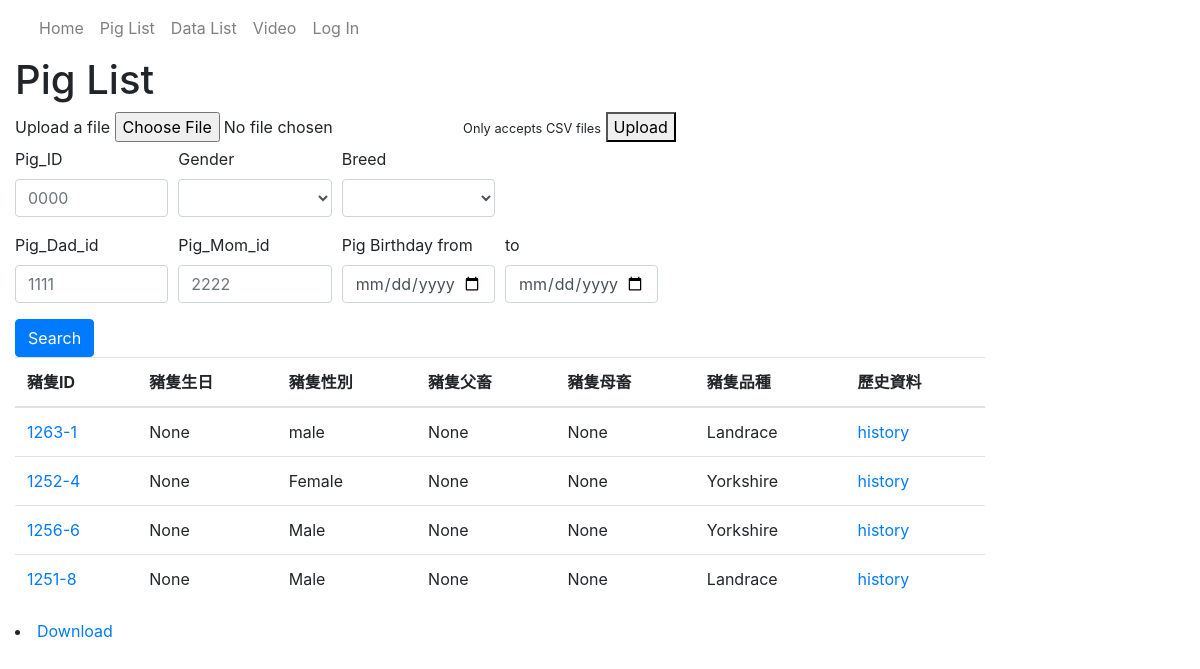
Page /catalog/pigs/ on the earlier database version.
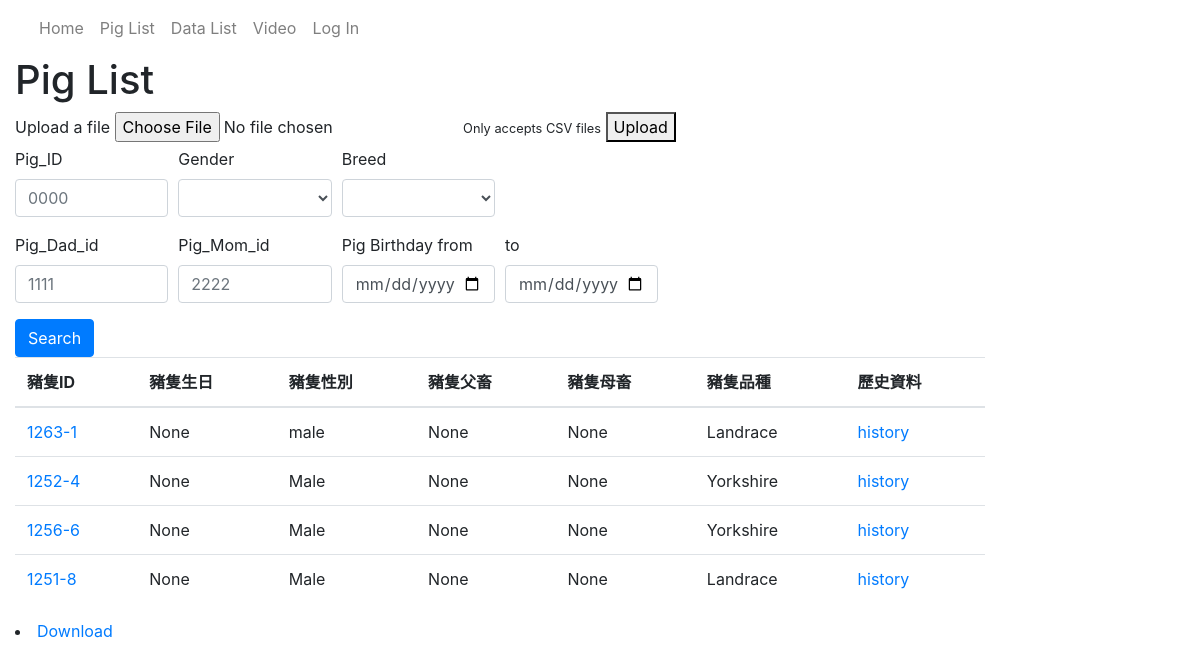
Same page on the later database version.
### catalog/models.py (models this page shows, shortened)
class Pig(models.Model):
    pig_id = models.CharField(max_length=8,primary_key=True, help_text='Input birth year(XX) + ear tag')
    birth = models.DateField(null=True, blank=True)
    gender = models.CharField(max_length=100,null=True, blank=True)
    dad_id = models.CharField(max_length=100,null=True, blank=True)
    mom_id = models.CharField(max_length=100,null=True, blank=True)
    breed = models.CharField(max_length=10, help_text='Pig\'s breed')

### catalog/views.py (the view)
# urls.py: path('pigs/', views.PigListView, name='pigs'),
def PigListView(request):
    model = Pig
    fields = ['pig_id', 'birth', 'gender', 'dad_id', 'mom_id', 'breed']
    model_history = Pig_history
    template = 'pig_list.html'
    if request.method == 'GET':
        qs = listfilter(request,model,fields)
        context = {'list':qs}
        return render(request,template,context)
    elif request.method == 'POST':
        upload_csv(request, model, fields, model_history)
        qs = listfilter(request,model,fields)
        context = {'list':qs}
        return render(request,template,context)

### catalog/views.py (called while the page is built)
def is_valid_queryparam(param):
    return (param != '' and param is not None)

def listfilter(request, model, fields):
    global qs
    qs = model.objects.all()
    for field in fields:
        param = request.GET.get(field)
        if is_valid_queryparam(param):
            qs = qs.filter(**{field:param})
        else:
            param_up_down = ['_min', '_max']
            field_up_down = ['__gte', '__lt']
            for i in range(2):
                param_range = str(field) + str(param_up_down[i])
                field_range = str(field) + str(field_up_down[i])
                param = request.GET.get(param_range)
                if is_valid_queryparam(param):
                    qs = qs.filter(**{field_range:param})
    return qs

### catalog/templates/pig_list.html (shortened to what this page needs)
{% extends "base_generic.html" %}
{% block content %}
	<h1>Pig List</h1>
	<form action="" method="POST" enctype="multipart/form-data">
		<label for="file1"> Upload a file</label>
		<input type="file" id="file1" name="files">
		<small>Only accepts CSV files</small>
		<button type="submit">Upload</button>
	</form>
	<form method="GET" action="." >
		<div class="form-row">
			<div class="form-group col-md-2">
				<label for="inputpig_id">Pig_ID</label>
				<input type="text" class="form-control" id="inputpig_id" placeholder="0000" name="pig_id">
			</div>
			<div class="form-group col-md-2">
				<label for="intputpig_gender">Gender</label>
				<select id="intputpig_gender" class="form-control" name="gender">
					<option selected></option>
					<option>Male</option>
				</select>
			</div>
			<div class="form-group col-md-2">
				<label for="intputpig_breed">Breed</label>
				<select id="intputpig_breed" class="form-control" name="breed">
					<option selected></option>
					<option>Landrace</option>
				</select>
			</div>
		</div>
		<div class="form-row">
			<div class="form-group col-md-2">
				<label for="inputpig_birthmin">Pig_Dad_id</label>
				<input type="text" class="form-control" id="inputpig_dad_id" placeholder="1111" name="dad_id">
			</div>
			<div class="form-group col-md-2">
				<label for="inputpig_birthmax">Pig_Mom_id</label>
				<input type="text" class="form-control" id="inputpig_mom__id" placeholder="2222" name="mom_id">
			</div>
			<div class="form-group col-md-2">
				<label for="inputpig_birthmin">Pig Birthday from</label>
				<input type="date" class="form-control" id="inputpig_birthmin" placeholder="YYYY-MM-DD" name="birth_min" >
			</div>
			<div class="form-group col-md-2">
				<label for="inputpig_birthmax">to</label>
				<input type="date" class="form-control" id="inputpig_birthmax"  placeholder="YYYY-MM-DD" name="birth_max">
			</div>
		</div>
		<button type="submit" class="btn btn-primary">Search</button>
		<table class="table">
			<thead>
				<tr class="row100 head">
					<th class="cell100 column1">豬隻ID</th>
					<th class="cell100 column2">豬隻生日</th>
					<th class="cell100 column3">豬隻性別</th>
					<th class="cell100 column4">豬隻父畜</th>
					<th class="cell100 column5">豬隻母畜</th>
					<th class="cell100 column6">豬隻品種</th>
					<th class="cell100 column9">歷史資料</th>
				</tr>
			</thead>
			<tbody>
				{% if list %}
				{% for pig in list %}
				<tr>
					<td><a href="{% url 'pig-detail' pig.pk %}">{{ pig.pig_id }}</a></td>
					<td>{{ pig.birth }}</td>
					<td>{{ pig.gender }}</td>
					<td>{{ pig.dad_id }}</td>
					<td>{{ pig.mom_id }}</td>
					<td>{{ pig.breed }}</td>
					<td><a href="{% url 'pig-history' pig.pk %}">history</a></td>
				</tr>
				{% endfor %}
				{% else %}
				<tr>
					<td>There are no pig in the library.</td>
				</tr>
				{% endif %}
			</tbody>
		</table>
		<li><a href="{% url 'downloadpiglist' %}">Download</a></li>
	</form>
{% endblock %}

Differences in the rows shown:
changed Pig "1252-4": gender "Female" → "Male"
